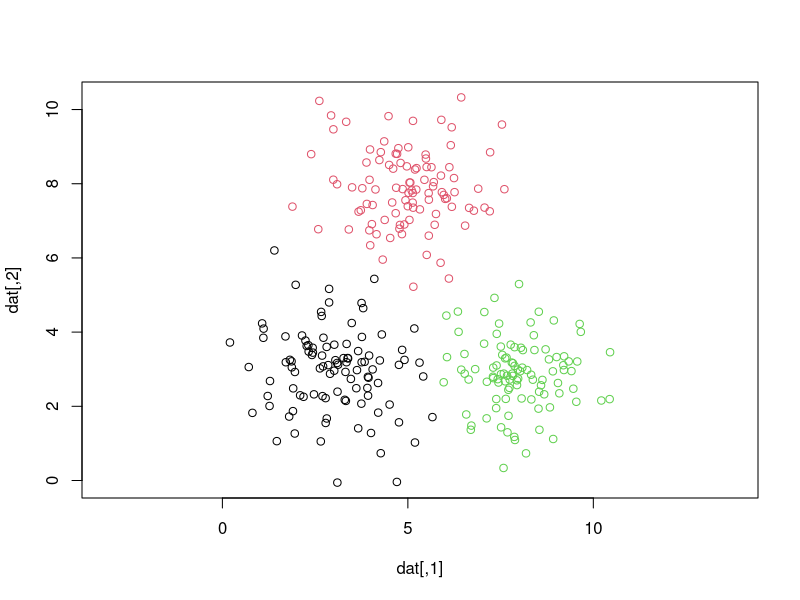
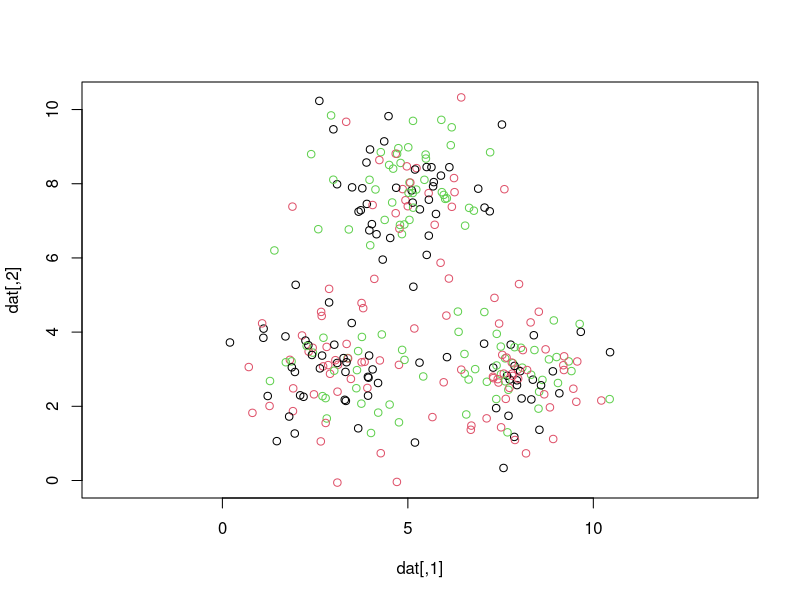
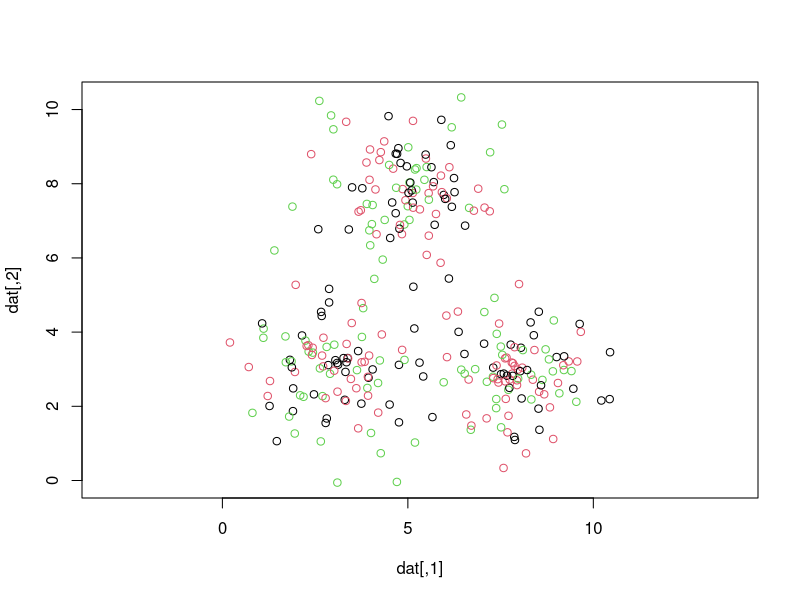
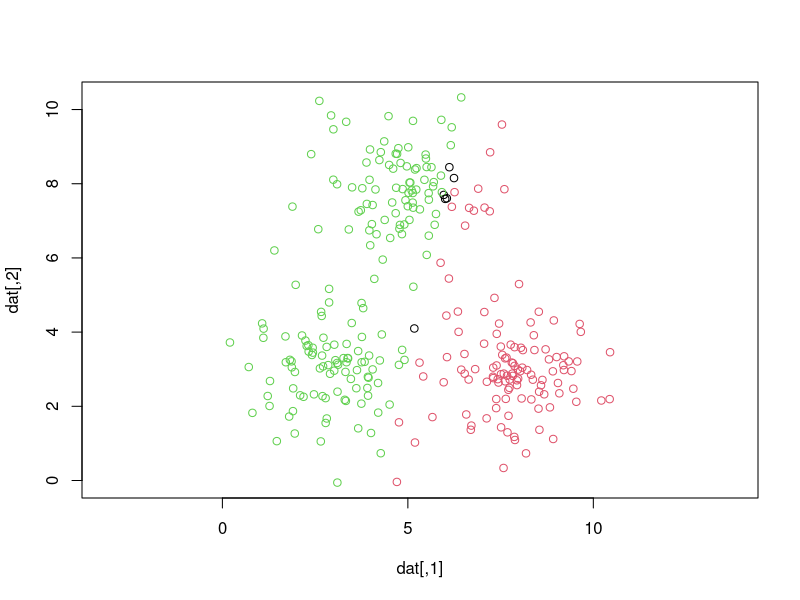
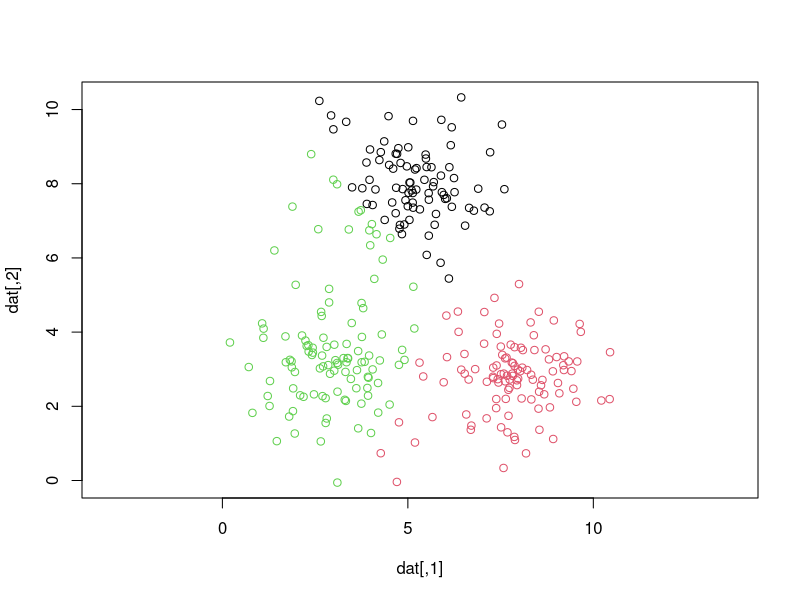
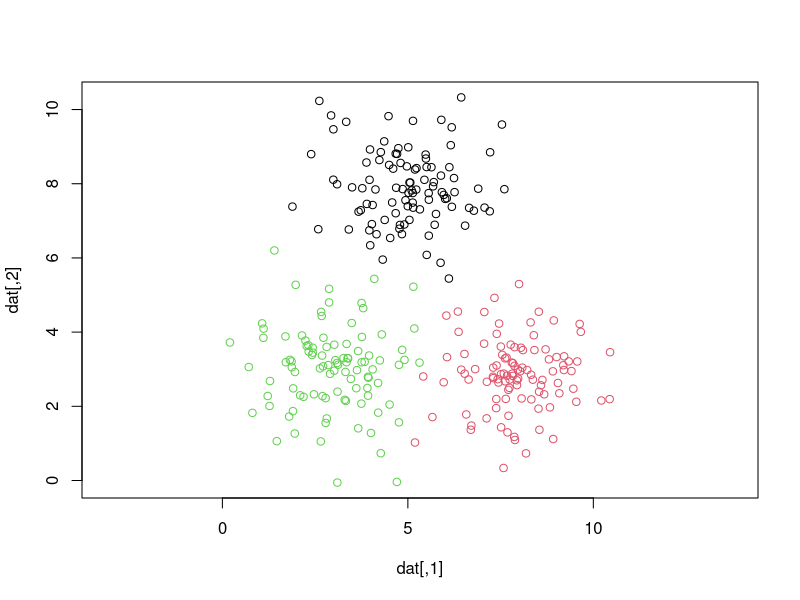
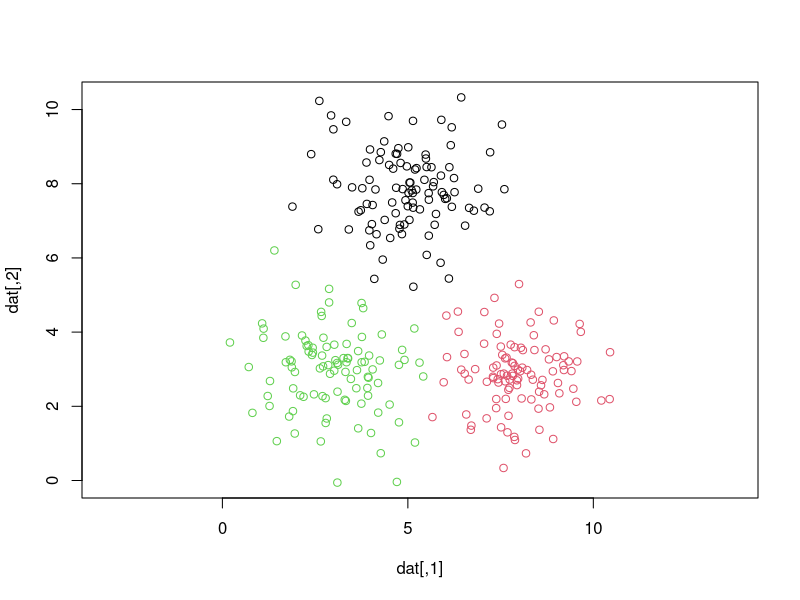
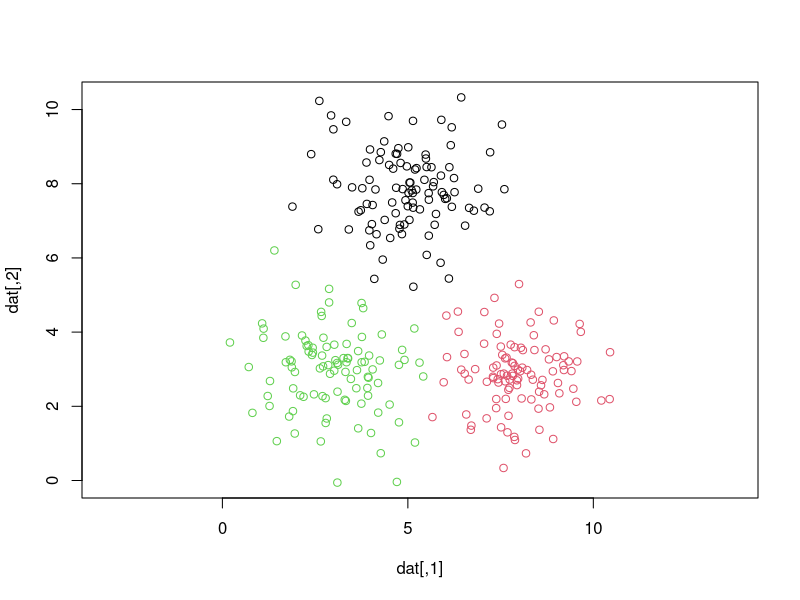

The R source for these figures, in order:
## ---- chunk 1
knitr::opts_chunk$set(echo = TRUE)
## ---- chunk 2
#Data 
set.seed(2020)
RNGkind(sample.kind = "Rejection")
library(mvtnorm)
cv <- matrix(c(1, 0, 0, 1), ncol = 2)
j <- rmvnorm(100, mean = c(3, 3), sigma = cv)
k <- rmvnorm(100, mean = c(5, 8), sigma = cv)
l <- rmvnorm(100, mean = c(8, 3), sigma = cv)
dat <- rbind(j, k, l)
true_groups <- as.factor(c(rep("j", 100), rep("k", 100), rep("l", 100)))
plot(dat, col=true_groups, asp = 1)

set.seed(2020)
assignments <- factor(sample(c(1, 2, 3), 300, replace = TRUE)) # initial groupings
plot(dat, col = assignments, asp = 1) #initial plots


#K-means Clustering Algorithm
k <- 3
set.seed(2019)
assignments <- factor(sample(c(1,2,3), 300, replace = TRUE))
distances <- function(point, means){
  outputs <- matrix(NA, nrow=nrow(point), ncol=nrow(means))
  for (i in 1:nrow(means)) {
    centroid <- means[i,]
    outputs[,i] <- apply((dat-rep(1, nrow(point))%o%centroid)^2, 1, sum)
  }
  return(outputs)
}

centroids <- function(point) {
  clusters <- levels(assignments)
  outputs <- matrix(NA, nrow=k, ncol=ncol(point))
  for (i in 1:length(clusters)) {
    cluster <- clusters[i]
    outputs[i,] <- apply(point[assignments == cluster, ], 2, mean)
  }
  return(outputs)
}

d <- distances(dat, centroids(dat))

converged = FALSE
i = 0
while(!converged){
  plot(dat, col = assignments, asp = 1)
  d <- distances(dat, centroids(dat))
  prev.assignments <- assignments
  assignments <- factor(apply(d, 1, which.min))
  i <- i + 1
  if (all(prev.assignments == assignments)) {
     converged = TRUE
  }
}
plot(dat, col = assignments, asp = 1)
assignments <- factor(as.character(assignments), levels=c(3,1,2), labels=c("j", "k", "l"))
table(assignments, true_groups)

